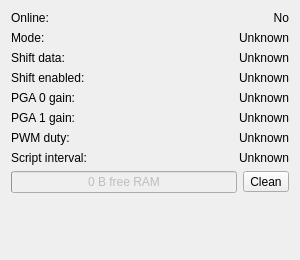
<?xml version="1.0" encoding="UTF-8"?>
<ui version="4.0">
 <class>SystemWidget</class>
 <widget class="QWidget" name="SystemWidget">
  <property name="geometry">
   <rect>
    <x>0</x>
    <y>0</y>
    <width>300</width>
    <height>260</height>
   </rect>
  </property>
  <property name="windowTitle">
   <string>System</string>
  </property>
  <property name="windowIcon">
   <iconset resource="resources.qrc">
    <normaloff>:/icon/system</normaloff>:/icon/system</iconset>
  </property>
  <layout class="QFormLayout" name="formLayout">
   <item row="0" column="0">
    <widget class="QLabel" name="labelOnline">
     <property name="text">
      <string>Online:</string>
     </property>
    </widget>
   </item>
   <item row="0" column="1">
    <widget class="QLabel" name="Online">
     <property name="text">
      <string>No</string>
     </property>
     <property name="alignment">
      <set>Qt::AlignRight|Qt::AlignTrailing|Qt::AlignVCenter</set>
     </property>
    </widget>
   </item>
   <item row="1" column="0">
    <widget class="QLabel" name="labelMaster">
     <property name="text">
      <string>Mode:</string>
     </property>
    </widget>
   </item>
   <item row="1" column="1">
    <widget class="QLabel" name="Master">
     <property name="text">
      <string>Unknown</string>
     </property>
     <property name="alignment">
      <set>Qt::AlignRight|Qt::AlignTrailing|Qt::AlignVCenter</set>
     </property>
    </widget>
   </item>
   <item row="2" column="0">
    <widget class="QLabel" name="labelShiftValue">
     <property name="text">
      <string>Shift data:</string>
     </property>
    </widget>
   </item>
   <item row="2" column="1">
    <widget class="QLabel" name="ShiftValue">
     <property name="text">
      <string>Unknown</string>
     </property>
     <property name="alignment">
      <set>Qt::AlignRight|Qt::AlignTrailing|Qt::AlignVCenter</set>
     </property>
    </widget>
   </item>
   <item row="3" column="0">
    <widget class="QLabel" name="labelShiftActive">
     <property name="text">
      <string>Shift enabled:</string>
     </property>
    </widget>
   </item>
   <item row="3" column="1">
    <widget class="QLabel" name="ShiftActive">
     <property name="text">
      <string>Unknown</string>
     </property>
     <property name="alignment">
      <set>Qt::AlignRight|Qt::AlignTrailing|Qt::AlignVCenter</set>
     </property>
    </widget>
   </item>
   <item row="4" column="0">
    <widget class="QLabel" name="labelGain_0">
     <property name="text">
      <string>PGA 0 gain:</string>
     </property>
    </widget>
   </item>
   <item row="4" column="1">
    <widget class="QLabel" name="Gain_0">
     <property name="text">
      <string>Unknown</string>
     </property>
     <property name="alignment">
      <set>Qt::AlignRight|Qt::AlignTrailing|Qt::AlignVCenter</set>
     </property>
    </widget>
   </item>
   <item row="5" column="0">
    <widget class="QLabel" name="labelGain_1">
     <property name="text">
      <string>PGA 1 gain:</string>
     </property>
    </widget>
   </item>
   <item row="5" column="1">
    <widget class="QLabel" name="Gain_1">
     <property name="text">
      <string>Unknown</string>
     </property>
     <property name="alignment">
      <set>Qt::AlignRight|Qt::AlignTrailing|Qt::AlignVCenter</set>
     </property>
    </widget>
   </item>
   <item row="6" column="0">
    <widget class="QLabel" name="labelDuty">
     <property name="text">
      <string>PWM duty:</string>
     </property>
    </widget>
   </item>
   <item row="6" column="1">
    <widget class="QLabel" name="Duty">
     <property name="text">
      <string>Unknown</string>
     </property>
     <property name="alignment">
      <set>Qt::AlignRight|Qt::AlignTrailing|Qt::AlignVCenter</set>
     </property>
    </widget>
   </item>
   <item row="7" column="0">
    <widget class="QLabel" name="labelInterval">
     <property name="text">
      <string>Script interval:</string>
     </property>
    </widget>
   </item>
   <item row="7" column="1">
    <widget class="QLabel" name="Interval">
     <property name="text">
      <string>Unknown</string>
     </property>
     <property name="alignment">
      <set>Qt::AlignRight|Qt::AlignTrailing|Qt::AlignVCenter</set>
     </property>
    </widget>
   </item>
   <item row="8" column="0" colspan="2">
    <layout class="QHBoxLayout" name="horizontalLayout">
     <item>
      <widget class="QProgressBar" name="FreeRam">
       <property name="enabled">
        <bool>false</bool>
       </property>
       <property name="maximum">
        <number>2048</number>
       </property>
       <property name="value">
        <number>0</number>
       </property>
       <property name="format">
        <string>%v B free RAM</string>
       </property>
      </widget>
     </item>
     <item>
      <widget class="QToolButton" name="clearRam">
       <property name="text">
        <string>Clean</string>
       </property>
       <property name="icon">
        <iconset theme="edit-clear">
         <normaloff>.</normaloff>.</iconset>
       </property>
      </widget>
     </item>
    </layout>
   </item>
  </layout>
 </widget>
 <resources>
  <include location="resources.qrc"/>
 </resources>
 <connections>
  <connection>
   <sender>clearRam</sender>
   <signal>clicked()</signal>
   <receiver>SystemWidget</receiver>
   <slot>CleanButtonClicked()</slot>
   <hints>
    <hint type="sourcelabel">
     <x>217</x>
     <y>215</y>
    </hint>
    <hint type="destinationlabel">
     <x>236</x>
     <y>423</y>
    </hint>
   </hints>
  </connection>
 </connections>
 <slots>
  <slot>CleanButtonClicked()</slot>
 </slots>
</ui>
